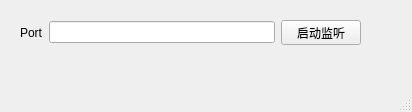
<?xml version="1.0" encoding="UTF-8"?>
<ui version="4.0">
 <class>MainWindow</class>
 <widget class="QMainWindow" name="MainWindow">
  <property name="geometry">
   <rect>
    <x>0</x>
    <y>0</y>
    <width>412</width>
    <height>112</height>
   </rect>
  </property>
  <property name="windowTitle">
   <string>MainWindow</string>
  </property>
  <widget class="QWidget" name="centralwidget">
   <widget class="QWidget" name="">
    <property name="geometry">
     <rect>
      <x>20</x>
      <y>20</y>
      <width>341</width>
      <height>25</height>
     </rect>
    </property>
    <layout class="QHBoxLayout" name="horizontalLayout">
     <item>
      <widget class="QLabel" name="label">
       <property name="text">
        <string>Port</string>
       </property>
      </widget>
     </item>
     <item>
      <widget class="QLineEdit" name="lineEdit_Port"/>
     </item>
     <item>
      <widget class="QPushButton" name="pushButton_SetListean">
       <property name="text">
        <string>启动监听</string>
       </property>
      </widget>
     </item>
    </layout>
   </widget>
  </widget>
  <widget class="QMenuBar" name="menubar">
   <property name="geometry">
    <rect>
     <x>0</x>
     <y>0</y>
     <width>412</width>
     <height>23</height>
    </rect>
   </property>
  </widget>
  <widget class="QStatusBar" name="statusbar"/>
 </widget>
 <resources/>
 <connections/>
</ui>
